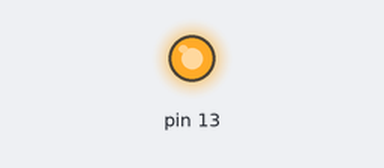
A sketch run on a simulated Arduino Uno, built with avr-gcc and run on an emulated ATmega328P. Shown: output pins drawn as LEDs (lit = HIGH).

Above: at 1.0 s.
At 3.0 s:
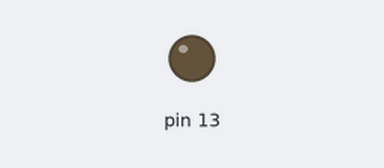
Timing chart, 0 to 5.2 s (numbered marks = the images above):
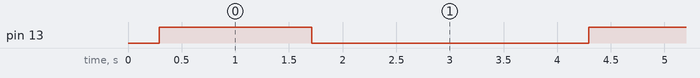

The sketch:

breathing_leds.ino
```cpp
#include <math.h>

void setup()
{
  pinMode(13, OUTPUT);
  //pinMode(13, OUTPUT);
}

void loop()
{
  float val = (exp(sin(millis()/2000.0*PI)) - 0.36787944)*108.0;
  //float sinus_wave = (sin(millis()/2000.0*PI) + 1)*128.0;
  analogWrite(13, val);
  //analogWrite(13, sinus_wave);
}
```

Measured:
- by itself, pin 13: alternates HIGH for 1.4 s and LOW for 2.6 s
